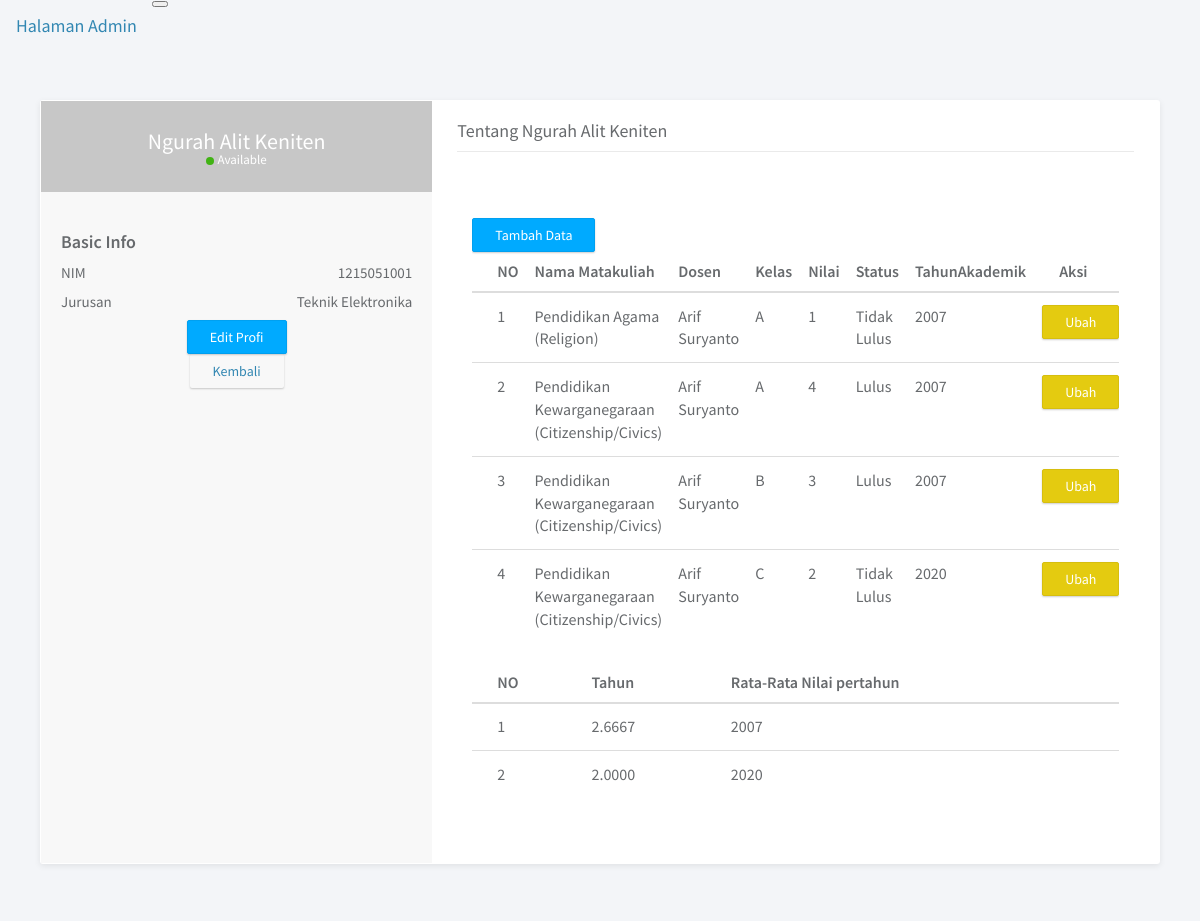
/datail.php?id=1, run on the app's committed database.
### tables this page shows
CREATE TABLE `mahasiswa` (
  `id` int(11) NOT NULL,
  `NIM_Mahasiswa` varchar(10) NOT NULL,
  `Nama_Mahasiswa` varchar(50) NOT NULL,
  `Id_Jurusan` int(11) NOT NULL
);

CREATE TABLE `jurusan` (
  `Id_Jurusan` int(11) NOT NULL,
  `Nama_Jurusan` varchar(50) NOT NULL,
  `Id_Fakultas` int(11) NOT NULL
);

CREATE TABLE `detailkrs` (
  `Id_Detail` int(11) NOT NULL,
  `Id_KRS` int(11) NOT NULL,
  `Id_Matakuliah` int(11) NOT NULL,
  `Kelas` enum('A','B','C','D') NOT NULL,
  `Nilai` enum('1','2','3','4','') NOT NULL,
  `Id_Dosen` int(11) NOT NULL
);

CREATE TABLE `matakuliah` (
  `Id_Matakuliah` int(11) NOT NULL,
  `NamaMatakuliah` varchar(100) NOT NULL,
  `Semester` int(11) NOT NULL,
  `SKS` int(11) NOT NULL,
  `Kurikulum` year(4) NOT NULL,
  `Id_Jurusan` int(11) NOT NULL
);

CREATE TABLE `dosen` (
  `Id_Dosen` int(11) NOT NULL,
  `NIP_Dosen` int(11) NOT NULL,
  `Nama_Dosen` varchar(50) NOT NULL,
  `Id_Jurusan` int(11) NOT NULL
);

CREATE TABLE `krs` (
  `Id_KRS` int(11) NOT NULL,
  `Id_Mahasiswa` int(11) NOT NULL,
  `TahunAkademik` year(4) NOT NULL
);

### fungsi/fungsidetail.php (called while the page is built, shortened)
<?php
$conn = mysqli_connect("localhost", "root" ,"", "mahasiswa");
function query($query){
    global $conn;
    $result = mysqli_query($conn,$query);
    $rows = [];
    while ($row = mysqli_fetch_assoc($result)){
        $rows[] = $row;
    }
    return $rows;
}
?>

### datail.php (the view, shortened to what this page needs)
<?php
require 'fungsi/fungsidetail.php';
$id = $_GET["id"];
$mhs = query("SELECT  id,Nama_Mahasiswa, NIM_Mahasiswa , jurusan.Nama_Jurusan
FROM mahasiswa
JOIN jurusan
ON jurusan.Id_Jurusan = mahasiswa.Id_Jurusan
WHERE id = $id")[0];
$matakuliah =query("SELECT Id_Detail, matakuliah.NamaMatakuliah, dosen.Nama_Dosen,
IF(Nilai >= 3, 'Lulus','Tidak Lulus')Nilai, Nilai AS Nilais,Kelas, krs.TahunAkademik
FROM detailkrs
INNER JOIN krs
ON krs.Id_KRS = detailkrs.Id_KRS
INNER JOIN matakuliah
ON matakuliah.Id_Matakuliah = detailkrs.Id_Matakuliah
INNER JOIN dosen
ON dosen.Id_Dosen = detailkrs.Id_Dosen
WHERE krs.Id_Mahasiswa = $id
ORDER BY TahunAkademik");
$kuli =query("SELECT  AVG(detailkrs.Nilai) AS Rata,krs.TahunAkademik AS Tahun
FROM detailkrs
INNER JOIN krs
ON krs.Id_KRS = detailkrs.Id_KRS
INNER JOIN matakuliah
ON matakuliah.Id_Matakuliah = detailkrs.Id_Matakuliah
WHERE krs.Id_Mahasiswa = $id
GROUP BY krs.TahunAkademik
ORDER BY TahunAkademik");
?>
<html lang="en">
<head>
	<link rel="stylesheet" href="assets/vendor/bootstrap/css/bootstrap.min.css">
	<link rel="stylesheet" href="assets/vendor/font-awesome/css/font-awesome.min.css">
	<link rel="stylesheet" href="assets/vendor/linearicons/style.css">
	<link rel="stylesheet" href="assets/css/main.css">
	<link rel="stylesheet" href="assets/css/demo.css">
</head>
<body>
<nav class="navbar navbar-expand-lg navbar-light bg-light">
            <button class="navbar-toggler" type="button" data-toggle="collapse" data-target="#navbarTogglerDemo03" aria-controls="navbarTogglerDemo03" aria-expanded="false" aria-label="Toggle navigation">
            </button>
            <a class="navbar-brand" href="index.php">Halaman Admin</a>
</nav>
<div class="container-fluid">
<form action="" method="post" enctype="multipart/form-data">
<div class="main">
			<div class="main-content">
				<div class="container-fluid">
					<div class="panel panel-profile">
						<div class="clearfix">
							<div class="profile-left">
								<div class="profile-header">
									<div class="profile-main">
										<h3 class="name"><?= $mhs["Nama_Mahasiswa"] ;?></h3>
										<span class="online-status status-available">Available</span>
									</div>
								</div>
								<div class="profile-detail">
									<div class="profile-info">
										<h4 class="heading">Basic Info</h4>
										<ul class="list-unstyled list-justify">
											<li>NIM <span><?= $mhs["NIM_Mahasiswa"] ;?></span></li>
                                            <li>Jurusan <span><?= $mhs["Nama_Jurusan"] ;?></span></li>
                                            <li><div class="text-center"><a href="ubah.php?id=<?= $mhs["id"]?>" class="btn btn-primary">Edit Profi</a></div>
                                             <div class="text-center"><a href="index.php" class="btn btn-red">Kembali</a></div>
                                            </li>
                                    	</ul>
									</div>
								</div>
							</div>
							<div class="profile-right">
								<h4 class="heading">Tentang <?= $mhs["Nama_Mahasiswa"] ;?> </h4>
									<div class="tab-pane fade active in" id="tab-bottom-left2">
										<div class="table-responsive">
											<br>
												<a class="btn btn-primary" href="tambahdetail.php">Tambah Data <span class="sr-only">(current)</span></a>
											<br>
											<table class="table project-table">
												<thead>
													<tr>
                                                        <th>NO</th>
														<th>Nama Matakuliah</th>
														<th>Dosen</th>
														<th>Kelas</th>
														<th>Nilai</th>
														<th>Status</th>
														<th>TahunAkademik</th>
                                                        <th>Aksi</th>
													</tr>
												</thead>
												<tbody>
													<tr>
                                                    <?php $i=1; ?>
                                                    <?php foreach($matakuliah as $row): ?>
                                                    <tr>
                                                        <td><?= $i ;?></td>
                                                        <td><?= $row["NamaMatakuliah"] ;?></td>
                                                        <td> <?= $row["Nama_Dosen"] ;?></td>
														<td><?= $row["Kelas"] ;?></td>
														<td><?= $row["Nilais"];?></td>
                                                        <td> <?= $row["Nilai"] ;?></td>
														<td> <?= $row["TahunAkademik"] ;?></td>
                                                        <td><a href="ubahdetail.php?id=<?= $row["Id_Detail"]?>" class="btn btn-warning">Ubah</a>
                                                    </tr>
                                                    <?php $i++; ?>
                                                    <?php endforeach; ?>
												</tbody>
											</table>
											<table class="table project-table">
												<thead>
													<tr>
                                                        <th>NO</th>
														<th>Tahun</th>
														<th>Rata-Rata Nilai pertahun</th>
													</tr>
												</thead>
												<tbody>
													<tr>
                                                    <?php $i=1; ?>
                                                    <?php foreach($kuli as $row): ?>
                                                    <tr>
                                                        <td><?= $i ;?></td>
                                                        <td><?= $row["Rata"] ;?></td>
                                                        <td> <?= $row["Tahun"] ;?></td>
                                                    </tr>
                                                    <?php $i++; ?>
                                                    <?php endforeach; ?>
												</tbody>
											</table>
										</div>
									</div>
								</div>
							</div>
						</div>
					</div>
				</div>
			</div>
		</div>
    </body>
</html>

### assets/css/main.css (style rules this page uses)
html { position: relative; min-height: 100%; }
body { background-color: #F3F5F8; font-family: "Source Sans Pro", sans-serif; font-size: 15px; color: #676a6d; }
a { color: #3287B2; }
th { font-weight: 600; }
.main-content { padding: 28px 10px; }
ul.list-justify > li { margin-bottom: 5px; }
ul.list-justify > li span { float: right; }
.btn { -webkit-border-radius: 2px; -moz-border-radius: 2px; border-radius: 2px; -moz-box-shadow: 0px 1px 2px 0 rgba(0, 0, 0, 0.2); -webkit-box-shadow: 0px 1px 2px 0 rgba(0, 0, 0, 0.2); box-shadow: 0px 1px 2px 0 rgba(0, 0, 0, 0.2); padding: 6px 22px; }
.btn-primary { background-color: #00AAFF; border-color: #00a0f0; }
.btn-warning { background-color: #e4cb10; border-color: #d6be0f; }
.panel { -webkit-border-radius: 3px; -moz-border-radius: 3px; border-radius: 3px; -moz-box-shadow: 0 2px 6px rgba(0, 0, 0, 0.08); -webkit-box-shadow: 0 2px 6px rgba(0, 0, 0, 0.08); box-shadow: 0 2px 6px rgba(0, 0, 0, 0.08); background-color: #fff; margin-bottom: 30px; }
.panel .table > thead > tr > td:first-child, .panel .table > thead > tr > th:first-child, .panel .table > tbody > tr > td:first-child, .panel .table > tbody > tr > th:first-child, .panel .table > tfoot > tr > td:first-child, .panel .table > tfoot > tr > th:first-child { padding-left: 25px; }
.panel .table > thead > tr > td:last-child, .panel .table > thead > tr > th:last-child, .panel .table > tbody > tr > td:last-child, .panel .table > tbody > tr > th:last-child, .panel .table > tfoot > tr > td:last-child, .panel .table > tfoot > tr > th:last-child { padding-left: 25px; }
.tab-pane { padding: 25px 15px; }
.panel-profile { position: relative; }
.profile-left { padding-left: 0; float: left; width: 35%; height: 100%; position: absolute; background-color: #F8F8F8; }
.profile-right { float: right; width: 65%; padding: 20px 25px; }
.profile-right .heading { margin-top: 0; }
.profile-header { position: relative; text-align: center; color: #fff; }
.profile-header .profile-main { position: relative; padding: 20px; background-image: url("../../assets/img/profile-bg.png"); background-repeat: no-repeat; background-size: cover; }
.profile-header .name { margin: 8px 0 0 0; font-size: 22px; }
.profile-header .online-status { font-size: 13px; position: relative; top: -2px; }
.profile-header .online-status:before { -webkit-border-radius: 50%; -moz-border-radius: 50%; border-radius: 50%; display: inline-block; vertical-align: middle; *vertical-align: auto; *zoom: 1; *display: inline; content: ''; width: 8px; height: 8px; margin-right: 3px; }
.profile-header .online-status.status-available:before { background-color: #41B314; }
.profile-detail { padding-bottom: 30px; }
.profile-info { padding: 0 20px; margin: 40px 0; }
.profile-info .heading { margin: 0 0 10px 0; font-weight: 600; }
.profile-info ul > li { margin-bottom: 8px; }
.profile-right .heading { padding-bottom: 10px; margin-bottom: 20px; border-bottom: 1px solid #eaeaea; }
.project-table > tbody > tr > td { padding: 12px 8px; }

### data on the page
mahasiswa: Nama_Mahasiswa "Ngurah Alit Keniten", NIM_Mahasiswa "1215051001", Id_Jurusan.Nama_Jurusan "Teknik Elektronika"
detailkrs: Id_Matakuliah.NamaMatakuliah "Pendidikan Agama (Religion)", Id_Dosen.Nama_Dosen "Arif Suryanto", Kelas "A", Nilai "1", Nilai "Tidak Lulus", Id_KRS.TahunAkademik "2007"
detailkrs: Id_Matakuliah.NamaMatakuliah "Pendidikan Kewarganegaraan (Citizenship/Civics)", Id_Dosen.Nama_Dosen "Arif Suryanto", Kelas "A", Nilai "4", Nilai "Lulus", Id_KRS.TahunAkademik "2007"
detailkrs: Id_Matakuliah.NamaMatakuliah "Pendidikan Kewarganegaraan (Citizenship/Civics)", Id_Dosen.Nama_Dosen "Arif Suryanto", Kelas "B", Nilai "3", Nilai "Lulus", Id_KRS.TahunAkademik "2007"
detailkrs: Id_Matakuliah.NamaMatakuliah "Pendidikan Kewarganegaraan (Citizenship/Civics)", Id_Dosen.Nama_Dosen "Arif Suryanto", Kelas "C", Nilai "2", Nilai "Tidak Lulus", Id_KRS.TahunAkademik "2020"

### other printed values
$row["Rata"] "2.6667"
$row["Tahun"] "2007"
$row["Rata"] "2.0000"
$row["Tahun"] "2020"
